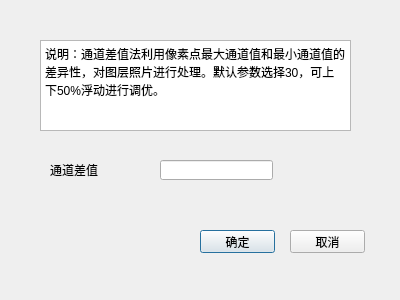
<?xml version="1.0" encoding="UTF-8"?>
<ui version="4.0">
 <class>Dialog</class>
 <widget class="QDialog" name="Dialog">
  <property name="geometry">
   <rect>
    <x>0</x>
    <y>0</y>
    <width>400</width>
    <height>300</height>
   </rect>
  </property>
  <property name="windowTitle">
   <string>Dialog</string>
  </property>
  <widget class="QLineEdit" name="lineEdit_diffCh">
   <property name="geometry">
    <rect>
     <x>160</x>
     <y>160</y>
     <width>113</width>
     <height>20</height>
    </rect>
   </property>
  </widget>
  <widget class="QLabel" name="label_diffCh">
   <property name="geometry">
    <rect>
     <x>50</x>
     <y>160</y>
     <width>81</width>
     <height>20</height>
    </rect>
   </property>
   <property name="text">
    <string>通道差值</string>
   </property>
  </widget>
  <widget class="QPushButton" name="button_confirm">
   <property name="geometry">
    <rect>
     <x>200</x>
     <y>230</y>
     <width>75</width>
     <height>23</height>
    </rect>
   </property>
   <property name="text">
    <string>确定</string>
   </property>
  </widget>
  <widget class="QPushButton" name="button_cancel">
   <property name="geometry">
    <rect>
     <x>290</x>
     <y>230</y>
     <width>75</width>
     <height>23</height>
    </rect>
   </property>
   <property name="text">
    <string>取消</string>
   </property>
  </widget>
  <widget class="QTextBrowser" name="textBrowser">
   <property name="geometry">
    <rect>
     <x>40</x>
     <y>40</y>
     <width>311</width>
     <height>91</height>
    </rect>
   </property>
   <property name="html">
    <string>&lt;!DOCTYPE HTML PUBLIC &quot;-//W3C//DTD HTML 4.0//EN&quot; &quot;http://www.w3.org/TR/REC-html40/strict.dtd&quot;&gt;
&lt;html&gt;&lt;head&gt;&lt;meta name=&quot;qrichtext&quot; content=&quot;1&quot; /&gt;&lt;style type=&quot;text/css&quot;&gt;
p, li { white-space: pre-wrap; }
&lt;/style&gt;&lt;/head&gt;&lt;body style=&quot; font-family:'SimSun'; font-size:9pt; font-weight:400; font-style:normal;&quot;&gt;
&lt;p style=&quot; margin-top:0px; margin-bottom:0px; margin-left:0px; margin-right:0px; -qt-block-indent:0; text-indent:0px;&quot;&gt;说明：通道差值法利用像素点最大通道值和最小通道值的差异性，对图层照片进行处理。默认参数选择30，可上下50%浮动进行调优。&lt;/p&gt;&lt;/body&gt;&lt;/html&gt;</string>
   </property>
  </widget>
 </widget>
 <resources/>
 <connections/>
</ui>
